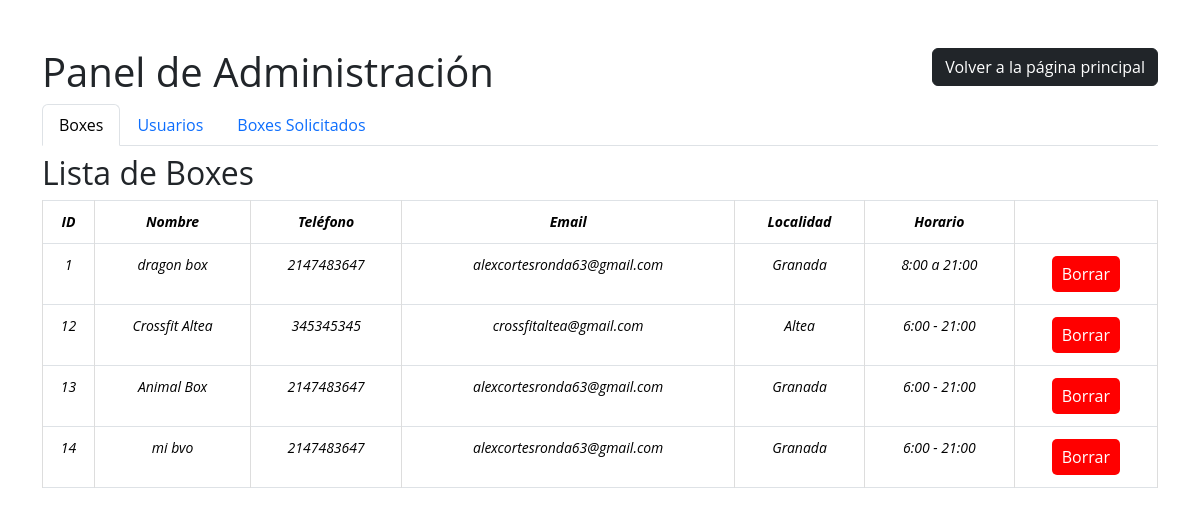
The app's page /adminInmortal/panelAdministracion.php with its own data.
### tables this page shows
CREATE TABLE `boxes` (
  `ID_Boxes` int(11) NOT NULL,
  `Nombre` varchar(50) NOT NULL,
  `Direccion` varchar(50) NOT NULL,
  `Telefono` int(20) NOT NULL,
  `Email` varchar(255) NOT NULL,
  `Horario` varchar(255) NOT NULL,
  `Localidad` varchar(50) NOT NULL,
  `Descripcion` varchar(255) NOT NULL,
  `Foto` varchar(50) DEFAULT NULL,
  `Is_Solicitud` tinyint(1) NOT NULL
);

### adminInmortal/panelAdministracion.php (shortened to what this page needs)
<!DOCTYPE html>
<html lang="es">
<head>
    <link href="https://cdn.jsdelivr.net/npm/bootstrap@5.3.2/dist/css/bootstrap.min.css" rel="stylesheet"
>
    <link rel="stylesheet" href="../css/style.css">
</head>
<body>
<div class="container mt-5">
    <div class="d-flex justify-content-between">
        <h1>Panel de Administración</h1>
        <a class="btn btn-dark h-50" href="../index.php">Volver a la página principal</a>
    </div>
    <ul class="nav nav-tabs">
        <li class="nav-item">
            <a class="nav-link active" id="usuarios-tab" data-toggle="tab" href="#mostrarBoxes">Boxes</a>
        </li>
        <li class="nav-item">
            <a class="nav-link" id="usuarios-tab" data-toggle="tab" href="#mostrarUsuarios">Usuarios</a>
        </li>
        <li class="nav-item">
            <a class="nav-link" id="solicitados-tab" data-toggle="tab" href="#boxesSolicitados">Boxes Solicitados</a>
        </li>
    </ul>
    <div class="tab-content mt-2">
        <div class="tab-pane fade show active" id="mostrarBoxes">
            <?php include('../CRUD/mostrarBoxes.php'); ?>
        </div>
    </div>
</div>
</body>
</html>

### CRUD/mostrarBoxes.php (shortened to what this page needs)
<?php
$boxes = obtenerBoxes();
echo '<h2>Lista de Boxes</h2>';
echo '<table class="table table-bordered">';
echo '<thead class="thead-dark">';
echo '<tr>';
echo '<th>ID</th>';
echo '<th>Nombre</th>';
echo '<th>Teléfono</th>';
echo '<th>Email</th>';
echo '<th>Localidad</th>';
echo '<th>Horario</th>';
echo '<th></th>';
echo '</tr>';
echo '</thead>';
echo '<tbody>';
foreach ($boxes as $box) {
    echo '<tr>';
    echo '<td>' . $box['ID_Boxes'] . '</td>';
    echo '<td>' . $box['Nombre'] . '</td>';
    echo '<td>' . $box['Telefono'] . '</td>';
    echo '<td>' . $box['Email'] . '</td>';
    echo '<td>' . $box['Localidad'] . '</td>';
    echo '<td>' . $box['Horario'] . '</td>';
    echo '<td><button class="borrarBox " data-id="' . $box['ID_Boxes'] . '">Borrar</button></td>';
    echo '</tr>';
}
echo '</tbody>';
echo '</table>';
function obtenerBoxes(){
    include 'conexion.php';
    $sql = "SELECT * FROM boxes WHERE Is_Solicitud = 0";
    $resultado = $conexion->query($sql);
    $boxes = array();
    while ($fila = $resultado->fetch_assoc()) {
        $boxes[] = $fila;
    }
    return $boxes;
}
?>

### css/style.css (style rules this page uses)
* { font-family: 'Open Sans', sans-serif; }
body { background-color: #ffffff; }
.container { justify-content: center; align-content: center; }
td, th { border: 1px solid #dddddd; text-align: center; padding: 8px; }
.team .member .member-info p,table { font-style: italic; font-size: 14px; line-height: 26px; color: #888888; text-align: center; }
.borrarBox, .borrarUsuario { background-color: #ff0000 !important; color: white; border: none; border-radius: 5px; padding: 5px 10px; text-align: center; text-decoration: none; display: inline-block; font-size: 16px; margin: 4px 2px; cursor: pointer; }

### records on screen
boxes: ID_Boxes "1", Nombre "dragon box", Telefono "2147483647", Email "alexcortesronda63@gmail.com", Localidad "Granada", Horario "8:00 a 21:00"
boxes: ID_Boxes "12", Nombre "Crossfit Altea", Telefono "345345345", Email "crossfitaltea@gmail.com", Localidad "Altea", Horario "6:00 - 21:00"
boxes: ID_Boxes "13", Nombre "Animal Box", Telefono "2147483647", Email "alexcortesronda63@gmail.com", Localidad "Granada", Horario "6:00 - 21:00"
boxes: ID_Boxes "14", Nombre "mi bvo", Telefono "2147483647", Email "alexcortesronda63@gmail.com", Localidad "Granada", Horario "6:00 - 21:00"
